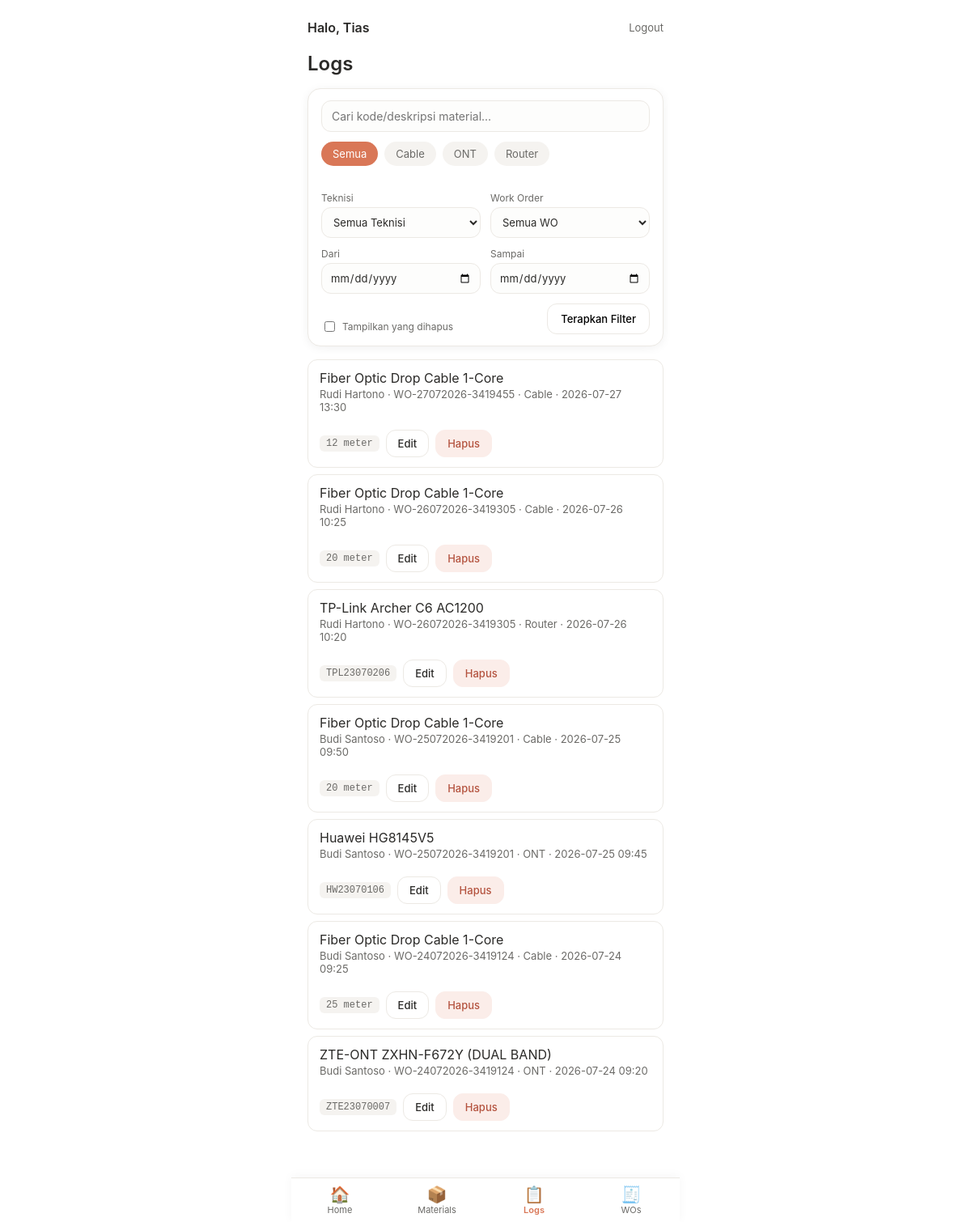
The page /index.php?page=logs (signed in) on the database its author committed.
### tables this page shows
CREATE TABLE categories (
  id INT AUTO_INCREMENT PRIMARY KEY,
  name VARCHAR(50) NOT NULL UNIQUE,
  code_prefix VARCHAR(10) NOT NULL UNIQUE,
  created_at DATETIME NOT NULL DEFAULT CURRENT_TIMESTAMP
);

CREATE TABLE usage_logs (
  id INT AUTO_INCREMENT PRIMARY KEY,
  wo_id INT NOT NULL,
  technician_id INT NOT NULL,
  material_id INT NOT NULL,
  serial_number VARCHAR(100) NULL,    
  qty_used DECIMAL(10,2) NULL,        
  is_deleted TINYINT(1) NOT NULL DEFAULT 0,
  deleted_at DATETIME NULL,
  created_at DATETIME NOT NULL DEFAULT CURRENT_TIMESTAMP,
  CONSTRAINT fk_usage_logs_wo
    FOREIGN KEY (wo_id) REFERENCES work_orders(id)
    ON DELETE RESTRICT ON UPDATE CASCADE,
  CONSTRAINT fk_usage_logs_technician
    FOREIGN KEY (technician_id) REFERENCES users(id)
    ON DELETE RESTRICT ON UPDATE CASCADE,
  CONSTRAINT fk_usage_logs_material
    FOREIGN KEY (material_id) REFERENCES materials(id)
    ON DELETE RESTRICT ON UPDATE CASCADE
);

CREATE TABLE materials (
  id INT AUTO_INCREMENT PRIMARY KEY,
  item_code VARCHAR(30) NOT NULL UNIQUE,
  category_id INT NOT NULL,
  description VARCHAR(255) NOT NULL,
  merk VARCHAR(50),
  tracking_type ENUM('serial', 'quantity') NOT NULL,
  unit VARCHAR(20) NOT NULL,  
  stock_qty DECIMAL(10,2) NOT NULL DEFAULT 0,
  low_stock_threshold DECIMAL(10,2) NULL DEFAULT NULL,
  created_at DATETIME NOT NULL DEFAULT CURRENT_TIMESTAMP,
  CONSTRAINT fk_materials_category
    FOREIGN KEY (category_id) REFERENCES categories(id)
    ON DELETE RESTRICT ON UPDATE CASCADE
);

CREATE TABLE users (
  id INT AUTO_INCREMENT PRIMARY KEY,
  name VARCHAR(100) NOT NULL,
  username VARCHAR(50) NOT NULL UNIQUE,
  password VARCHAR(255) NOT NULL,  
  role ENUM('admin', 'teknisi') NOT NULL,
  created_at DATETIME NOT NULL DEFAULT CURRENT_TIMESTAMP
);

CREATE TABLE work_orders (
  id INT AUTO_INCREMENT PRIMARY KEY,
  wo_no VARCHAR(50) NOT NULL UNIQUE,
  wo_date DATE NOT NULL,
  technician_id INT NOT NULL,
  customer_name VARCHAR(150) NOT NULL,
  customer_address VARCHAR(255),
  port_fat VARCHAR(100),
  status ENUM('open', 'completed') NOT NULL DEFAULT 'open',
  notes TEXT NULL,
  created_at DATETIME NOT NULL DEFAULT CURRENT_TIMESTAMP,
  CONSTRAINT fk_work_orders_technician
    FOREIGN KEY (technician_id) REFERENCES users(id)
    ON DELETE RESTRICT ON UPDATE CASCADE
);

### app/controllers/UsageLogController.php (called while the page is built, shortened)
<?php
require_once __DIR__ . '/../core/Auth.php';
require_once __DIR__ . '/../models/Category.php';
require_once __DIR__ . '/../models/UsageLog.php';
class UsageLogController
{
    public function adminLogs(): void
    {
        $user = Auth::user();
        $filters = $this->buildFilters($_GET);
        $logs = UsageLog::getFiltered($filters);
        $categories = Category::getAll();
        $showDeleted = !empty($_GET['show_deleted']);
        require __DIR__ . '/../views/partials/header.php';
        require __DIR__ . '/../views/admin/logs/list.php';
        require __DIR__ . '/../views/partials/navbar.php';
        require __DIR__ . '/../views/partials/footer.php';
    }
    private function buildFilters(array $get): array
    {
        $search = trim($get['q'] ?? '');
        return [
            'wo_id'           => !empty($get['wo']) ? (int) $get['wo'] : null,
            'category_id'     => !empty($get['category']) ? (int) $get['category'] : null,
            'search'          => $search !== '' ? $search : null,
            'date_from'       => !empty($get['date_from']) ? $get['date_from'] : null,
            'date_to'         => !empty($get['date_to']) ? $get['date_to'] : null,
            'include_deleted' => !empty($get['show_deleted']),
        ];
    }
}

### app/core/Router.php (called while the page is built, shortened)
<?php
class Router
{
    private static array $routes = [
        'login'     => ['AuthController', 'showLogin'],
        'do_login'  => ['AuthController', 'login'],
        'logout'    => ['AuthController', 'logout'],
        'dashboard' => ['DashboardController', 'index'],
        'home'      => ['DashboardController', 'teknisiHome'],
        'materials'             => ['MaterialController', 'index'],
        'material-form'         => ['MaterialController', 'form'],
        'material-save'         => ['MaterialController', 'save'],
        'material-serials'      => ['MaterialController', 'serials'],
        'material-serial-add'   => ['MaterialController', 'addSerial'],
        'material-stock-adjust' => ['MaterialController', 'adjustStock'],
        'workorders'             => ['WorkOrderController', 'index'],
        'workorder-form'         => ['WorkOrderController', 'form'],
        'workorder-save'         => ['WorkOrderController', 'save'],
        'workorder-detail'       => ['WorkOrderController', 'detail'],
        'workorder-toggle-status' => ['WorkOrderController', 'toggleStatus'],
        'log-usage'      => ['UsageLogController', 'form'],
        'usage-log-save' => ['UsageLogController', 'save'],
        'usage-log-edit'   => ['UsageLogController', 'editForm'],
        'usage-log-update' => ['UsageLogController', 'update'],
        'usage-log-delete' => ['UsageLogController', 'delete'],
        'history' => ['UsageLogController', 'history'],
        'logs'    => ['UsageLogController', 'adminLogs'],
        'audit-log' => ['AuditController', 'index'],
    ];
    public static function dispatch(): void
    {
        $page = $_GET['page'] ?? '';
        [$controllerName, $method] = self::$routes[$page];
        $controller = new $controllerName();
        $controller->$method();
    }
}

### public/index.php (called while the page is built, shortened)
<?php
require_once __DIR__ . '/../app/core/Auth.php';
require_once __DIR__ . '/../app/core/Router.php';
Router::dispatch();

### app/core/Auth.php (called while the page is built, shortened)
<?php
class Auth
{
    public static function user(): ?array
    {
        return $_SESSION['user'] ?? null;
    }
}

### app/models/Category.php (called while the page is built, shortened)
<?php
class Category
{
    public static function getAll(): array
    {
        $pdo = Database::getConnection();
        $stmt = $pdo->query('SELECT * FROM categories ORDER BY name ASC');
        return $stmt->fetchAll();
    }
}

### app/models/UsageLog.php (called while the page is built, shortened)
<?php
class UsageLog
{
    public static function getFiltered(array $filters): array
    {
        $pdo = Database::getConnection();
        $sql = "SELECT ul.id, ul.wo_id, ul.technician_id, ul.material_id, ul.serial_number,
                       ul.qty_used, ul.is_deleted, ul.deleted_at, ul.created_at,
                       m.item_code, m.description AS material_description, m.unit,
                       m.tracking_type, m.category_id,
                       c.name AS category_name,
                       wo.wo_no, wo.status AS wo_status,
                       u.name AS technician_name
                FROM usage_logs ul
                JOIN materials m ON m.id = ul.material_id
                JOIN categories c ON c.id = m.category_id
                JOIN work_orders wo ON wo.id = ul.wo_id
                JOIN users u ON u.id = ul.technician_id
                WHERE 1=1";
        $params = [];
        if (empty($filters['include_deleted'])) {
            $sql .= ' AND ul.is_deleted = 0';
        }
        $sql .= ' ORDER BY ul.created_at DESC, ul.id DESC';
        $stmt = $pdo->prepare($sql);
        $stmt->execute($params);
        return $stmt->fetchAll();
    }
}

### app/views/admin/logs/list.php (the view, shortened to what this page needs)
<?php
$currentTechnician = $_GET['technician'] ?? '';
$currentWo = $_GET['wo'] ?? '';
$currentCategory = $_GET['category'] ?? '';
$currentSearch = htmlspecialchars($_GET['q'] ?? '');
$currentDateFrom = htmlspecialchars($_GET['date_from'] ?? '');
$currentDateTo = htmlspecialchars($_GET['date_to'] ?? '');
?>
<div class="container">
    <div class="topbar">
        <span class="topbar-greeting">Halo, <?= htmlspecialchars($user['name']) ?></span>
        <a href="index.php?page=logout" class="topbar-logout">Logout</a>
    </div>
    <div class="section-header">
        <h2>Logs</h2>
    </div>
    <form method="GET" action="index.php" class="filter-panel">
        <div class="filter-row">
            <input type="text" name="q" value="<?= $currentSearch ?>" placeholder="Cari kode/deskripsi material...">
        </div>
        <div class="chip-row">
            <a href="index.php?page=logs<?= $currentTechnician !== '' ? '&technician=' . urlencode($currentTechnician) : '' ?><?= $currentWo !== '' ? '&wo=' . urlencode($currentWo) : '' ?><?= $currentSearch !== '' ? '&q=' . urlencode($currentSearch) : '' ?><?= $currentDateFrom !== '' ? '&date_from=' . urlencode($currentDateFrom) : '' ?><?= $currentDateTo !== '' ? '&date_to=' . urlencode($currentDateTo) : '' ?><?= $showDeleted ? '&show_deleted=1' : '' ?>"
               class="chip<?= $currentCategory === '' ? ' active' : '' ?>">Semua</a>
            <?php foreach ($categories as $cat): ?>
                <a href="index.php?page=logs&category=<?= $cat['id'] ?><?= $currentTechnician !== '' ? '&technician=' . urlencode($currentTechnician) : '' ?><?= $currentWo !== '' ? '&wo=' . urlencode($currentWo) : '' ?><?= $currentSearch !== '' ? '&q=' . urlencode($currentSearch) : '' ?><?= $currentDateFrom !== '' ? '&date_from=' . urlencode($currentDateFrom) : '' ?><?= $currentDateTo !== '' ? '&date_to=' . urlencode($currentDateTo) : '' ?><?= $showDeleted ? '&show_deleted=1' : '' ?>"
                   class="chip<?= (string) $currentCategory === (string) $cat['id'] ? ' active' : '' ?>">
                    <?= htmlspecialchars($cat['name']) ?>
                </a>
            <?php endforeach; ?>
        </div>
        <div class="filter-row">
            <label>Teknisi
                <select name="technician">
                    <option value="">Semua Teknisi</option>
                </select>
            </label>
            <label>Work Order
                <select name="wo">
                    <option value="">Semua WO</option>
                </select>
            </label>
        </div>
        <div class="filter-row">
            <label>Dari
                <input type="date" name="date_from" value="<?= $currentDateFrom ?>">
            </label>
            <label>Sampai
                <input type="date" name="date_to" value="<?= $currentDateTo ?>">
            </label>
        </div>
        <div class="filter-row">
            <label class="filter-checkbox">
                <input type="checkbox" name="show_deleted" value="1" <?= $showDeleted ? 'checked' : '' ?>>
                Tampilkan yang dihapus
            </label>
            <button type="submit" class="btn-search">Terapkan Filter</button>
        </div>
    </form>
    <?php if (empty($logs)): ?>
        <p class="placeholder-note">Tidak ada log yang cocok.</p>
    <?php else: ?>
        <div class="serial-list">
            <?php foreach ($logs as $log): ?>
                <?php
                    $isDeleted = (int) $log['is_deleted'] === 1;
                    $qtyDisplay = $log['serial_number']
                        ? $log['serial_number']
                        : rtrim(rtrim(number_format((float) $log['qty_used'], 2, '.', ''), '0'), '.') . ' ' . $log['unit'];
                ?>
                <div class="serial-row log-row<?= $isDeleted ? ' log-row-deleted' : '' ?>">
                    <div class="log-row-info">
                        <div><?= htmlspecialchars($log['material_description']) ?></div>
                        <div class="material-meta">
                            <?= htmlspecialchars($log['technician_name']) ?> ·
                            <?= htmlspecialchars($log['wo_no']) ?> ·
                            <?= htmlspecialchars($log['category_name']) ?> ·
                            <?= htmlspecialchars(substr($log['created_at'], 0, 16)) ?>
                        </div>
                    </div>
                    <div class="log-row-actions">
                        <span class="mono-code"><?= htmlspecialchars($qtyDisplay) ?></span>
                        <?php if ($isDeleted): ?>
                            <span class="badge badge-deleted">Dihapus</span>
                        <?php else: ?>
                            <a href="index.php?page=usage-log-edit&id=<?= $log['id'] ?>&return_to=logs" class="btn-small">Edit</a>
                            <form method="POST" action="index.php?page=usage-log-delete" style="display:inline;"
                                  onsubmit="return confirm('Yakin ingin menghapus log ini? Stok akan dikembalikan.');">
                                <button type="submit" class="btn-small btn-danger-small">Hapus</button>
                            </form>
                        <?php endif; ?>
                    </div>
                </div>
            <?php endforeach; ?>
        </div>
    <?php endif; ?>
</div>

### public/assets/css/style.css (style rules this page uses)
:root { --color-bg: #FFFFFF; --color-surface: #FFFFFF; --color-text: #2B2A28; --color-text-muted: #6B6A67; --color-accent: #D97757; --color-accent-hover: #C5643F; --color-border: #ECE9E4; --color-danger: #B4533F; --color-danger-bg: #FBEDE9; --shadow-soft: 0 2px 12px rgba(0, 0, 0, 0.06); --radius-lg: 16px; --radius-md: 12px; }
* { box-sizing: border-box; }
body { margin: 0; font-family: -apple-system, BlinkMacSystemFont, 'Segoe UI', Roboto, sans-serif; background: var(--color-bg); color: var(--color-text); -webkit-font-smoothing: antialiased; }
h1, h2, h3 { font-weight: 600; }
.container { padding: 24px 20px; }
.topbar { display: flex; justify-content: space-between; align-items: center; margin-bottom: 20px; }
.topbar-greeting { font-size: 16px; font-weight: 600; }
.topbar-logout { font-size: 13px; color: var(--color-text-muted); text-decoration: none; }
.section-header { display: flex; justify-content: space-between; align-items: center; margin-bottom: 16px; }
.section-header h2 { margin: 0; }
.btn-small { display: inline-block; padding: 8px 14px; border: 1px solid var(--color-border); border-radius: var(--radius-md); background: #fff; color: var(--color-text); font-size: 13px; font-weight: 500; text-decoration: none; cursor: pointer; font-family: inherit; white-space: nowrap; }
.btn-search { padding: 10px 16px; border: 1px solid var(--color-border); border-radius: var(--radius-md); background: #fff; font-size: 13px; font-weight: 500; cursor: pointer; font-family: inherit; }
.chip-row { display: flex; gap: 8px; overflow-x: auto; padding-bottom: 4px; margin-bottom: 16px; }
.chip { flex-shrink: 0; padding: 7px 14px; border-radius: 999px; background: #F5F3F0; color: var(--color-text-muted); font-size: 13px; text-decoration: none; white-space: nowrap; }
.chip.active { background: var(--color-accent); color: #fff; }
.mono-code { font-family: 'SFMono-Regular', Consolas, monospace; font-size: 12px; color: var(--color-text-muted); background: #F5F3F0; padding: 3px 8px; border-radius: 6px; }
.material-meta { font-size: 13px; color: var(--color-text-muted); margin-bottom: 10px; }
.serial-list { display: flex; flex-direction: column; gap: 8px; }
.serial-row { display: flex; justify-content: space-between; align-items: center; background: var(--color-surface); border: 1px solid var(--color-border); border-radius: var(--radius-md); padding: 12px 14px; }
.btn-danger-small { background: var(--color-danger-bg); border-color: var(--color-danger-bg); color: var(--color-danger); }
.log-row { flex-wrap: wrap; gap: 10px; }
.log-row-actions { display: flex; align-items: center; gap: 8px; flex-wrap: wrap; }
.filter-panel { background: var(--color-surface); border: 1px solid var(--color-border); border-radius: var(--radius-lg); box-shadow: var(--shadow-soft); padding: 14px 16px; margin-bottom: 16px; display: flex; flex-direction: column; gap: 12px; }
.filter-panel input[type="text"] { width: 100%; padding: 10px 12px; border: 1px solid var(--color-border); border-radius: var(--radius-md); font-size: 14px; font-family: inherit; background: #FDFDFC; }
.filter-row { display: flex; gap: 12px; flex-wrap: wrap; align-items: flex-end; }
.filter-row label { display: flex; flex-direction: column; gap: 4px; font-size: 12px; color: var(--color-text-muted); flex: 1; min-width: 130px; }
.filter-row select, .filter-row input[type="date"] { padding: 9px 10px; border: 1px solid var(--color-border); border-radius: var(--radius-md); font-size: 13px; font-family: inherit; background: #FDFDFC; color: var(--color-text); }
.filter-checkbox { flex-direction: row !important; align-items: center; gap: 6px !important; font-size: 13px; color: var(--color-text-muted); flex: 1; }
.log-row-info { display: flex; flex-direction: column; gap: 2px; }

### rows shown on the page
categories: name "Cable"
categories: name "ONT"
categories: name "Router"
usage_logs: material.description "Fiber Optic Drop Cable 1-Core", technician.name "Rudi Hartono", wo.wo_no "WO-27072026-3419455", categories.name "Cable", created_at "2026-07-27 13:30", qtyDisplay "12 meter"
usage_logs: material.description "Fiber Optic Drop Cable 1-Core", technician.name "Rudi Hartono", wo.wo_no "WO-26072026-3419305", categories.name "Cable", created_at "2026-07-26 10:25", qtyDisplay "20 meter"
usage_logs: material.description "TP-Link Archer C6 AC1200", technician.name "Rudi Hartono", wo.wo_no "WO-26072026-3419305", categories.name "Router", created_at "2026-07-26 10:20", serial_number "TPL23070206"
usage_logs: material.description "Fiber Optic Drop Cable 1-Core", technician.name "Budi Santoso", wo.wo_no "WO-25072026-3419201", categories.name "Cable", created_at "2026-07-25 09:50", qtyDisplay "20 meter"
usage_logs: material.description "Huawei HG8145V5", technician.name "Budi Santoso", wo.wo_no "WO-25072026-3419201", categories.name "ONT", created_at "2026-07-25 09:45", serial_number "HW23070106"
usage_logs: material.description "Fiber Optic Drop Cable 1-Core", technician.name "Budi Santoso", wo.wo_no "WO-24072026-3419124", categories.name "Cable", created_at "2026-07-24 09:25", qtyDisplay "25 meter"
usage_logs: material.description "ZTE-ONT ZXHN-F672Y (DUAL BAND)", technician.name "Budi Santoso", wo.wo_no "WO-24072026-3419124", categories.name "ONT", created_at "2026-07-24 09:20", serial_number "ZTE23070007"

### other values the page prints
$user['name'] "Tias"
$item['icon'] "🏠"
$item['label'] "Home"
$item['icon'] "📦"
$item['label'] "Materials"
$item['icon'] "📋"
$item['label'] "Logs"
$item['icon'] "🧾"
$item['label'] "WOs"
